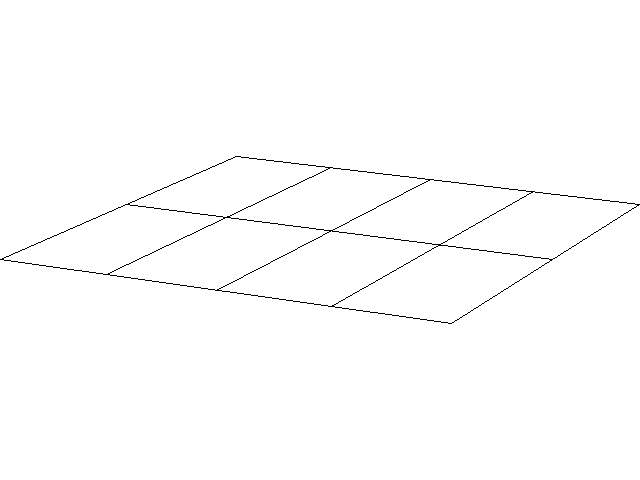
#> input picture aula6/quadrado2.png, 640 x 480 px
$ python aula_6_licao_1.py
#> lines starting #> are read from the running program, lines starting #| are printed output that depends on the picture; after the words box and inside, x2 and y2 are one past the last pixel; in counts of white or black regions, pixels touching at a corner belong together
import cv2
import numpy as np
import matplotlib.pyplot as plt

"""
Lição de casa: Modifique o programa 9 para obter programa que converte quadrado2.png em
quadrado2b.png

Código desenvolvido por Beatriz Passanezi - 10336167
"""


# Lendo imagem de entrada
entrada = cv2.imread("quadrado2.png", 0)
#> entrada: shape (480, 640); 99.2% white; black in thin lines or dots, all inside (x1, y1, x2, y2) = (0, 156, 640, 324)

# Definição dos pontos correspondentes a imagem de origem e de saída
src = np.array([(237, 155), (640, 205), (0, 260), (449, 323)], dtype = "float32")
dst = np.array([(1, 0), (620, 0), (1, 450), (620, 450)], dtype = "float32")

# Fazendo a conversão das imagens
m = cv2.getPerspectiveTransform(src, dst)
saida = cv2.warpPerspective(entrada,m,(620, 450))
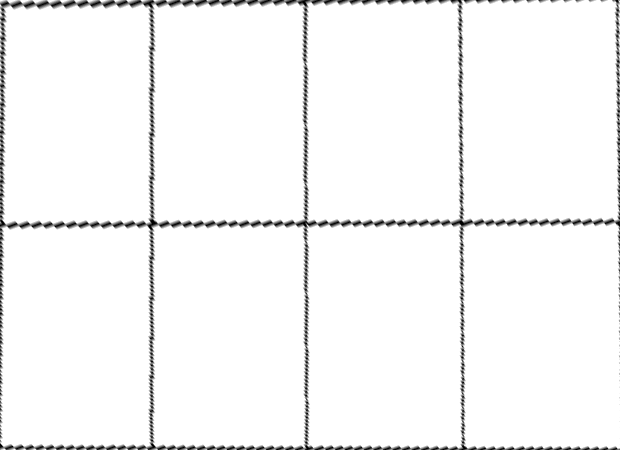
#> saida: shape (450, 620); min 0, max 255, mean 246.7

# Salvando imagem de saída
cv2.imwrite("quadrado2b.png", saida)

# Exibindo as imagens
fig, ax = plt.subplots(1, 2, figsize=(15, 10))

ax[0].imshow(entrada, cmap="gray")
ax[0].set_title("Imagem original")

ax[1].imshow(saida, cmap="gray")
ax[1].set_title("Imagem corrigida")

plt.show()
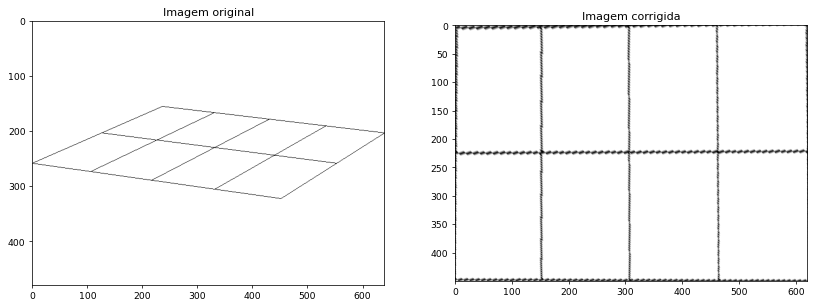
#> figure drawn by matplotlib, 2 panels
